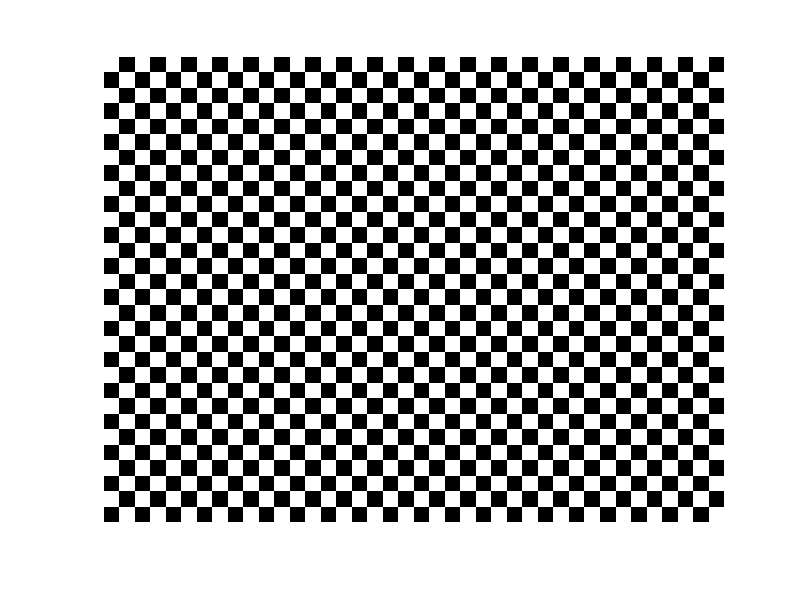

MATLAB code for this plot:
checkerimg = zeros(600, 800, 3, 'uint8');
for i = 1:15
    for j = 1:20
        checkerimg((i - 1)*40 + 1:(i - 1)*40 + 20, (j - 1)*40 + 1:(j - 1)*40 + 20, :) = 255;
    end
    for j = 1:20
        checkerimg((i - 1)*40 + 21:i*40, (j - 1)*40 + 21:j*40, :) = 255;
    end
end
imshow(checkerimg);